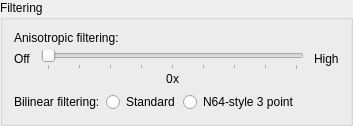
                <widget class="QGroupBox" name="videoFilteringGroupBox">
                 <property name="title">
                  <string>Filtering</string>
                 </property>
                 <layout class="QVBoxLayout" name="verticalLayout_9">
                  <item>
                   <widget class="QFrame" name="anisotropicFrame">
                    <layout class="QVBoxLayout" name="verticalLayout_55">
                     <property name="spacing">
                      <number>5</number>
                     </property>
                     <property name="leftMargin">
                      <number>0</number>
                     </property>
                     <property name="topMargin">
                      <number>0</number>
                     </property>
                     <property name="rightMargin">
                      <number>0</number>
                     </property>
                     <property name="bottomMargin">
                      <number>0</number>
                     </property>
                     <item>
                      <widget class="QLabel" name="anisotropicLabel">
                       <property name="text">
                        <string>Anisotropic filtering:</string>
                       </property>
                      </widget>
                     </item>
                     <item>
                      <layout class="QHBoxLayout" name="horizontalLayout_10">
                       <property name="spacing">
                        <number>10</number>
                       </property>
                       <item>
                        <layout class="QHBoxLayout" name="horizontalLayout_33">
                         <property name="topMargin">
                          <number>2</number>
                         </property>
                         <item alignment="Qt::AlignmentFlag::AlignTop">
                          <widget class="QLabel" name="anisotropicOffLabel">
                           <property name="text">
                            <string>Off</string>
                           </property>
                          </widget>
                         </item>
                        </layout>
                       </item>
                       <item>
                        <layout class="QVBoxLayout" name="verticalLayout_46">
                         <property name="spacing">
                          <number>2</number>
                         </property>
                         <item>
                          <widget class="QSlider" name="anisotropicSlider">
                           <property name="maximum">
                            <number>16</number>
                           </property>
                           <property name="singleStep">
                            <number>2</number>
                           </property>
                           <property name="pageStep">
                            <number>2</number>
                           </property>
                           <property name="orientation">
                            <enum>Qt::Orientation::Horizontal</enum>
                           </property>
                           <property name="invertedAppearance">
                            <bool>false</bool>
                           </property>
                           <property name="invertedControls">
                            <bool>false</bool>
                           </property>
                           <property name="tickPosition">
                            <enum>QSlider::TickPosition::TicksBelow</enum>
                           </property>
                           <property name="tickInterval">
                            <number>2</number>
                           </property>
                          </widget>
                         </item>
                         <item>
                          <layout class="QHBoxLayout" name="horizontalLayout_4">
                           <property name="spacing">
                            <number>0</number>
                           </property>
                           <item>
                            <spacer name="horizontalSpacer_3">
                             <property name="orientation">
                              <enum>Qt::Orientation::Horizontal</enum>
                             </property>
                             <property name="sizeType">
                              <enum>QSizePolicy::Policy::MinimumExpanding</enum>
                             </property>
                             <property name="sizeHint" stdset="0">
                              <size>
                               <width>0</width>
                               <height>0</height>
                              </size>
                             </property>
                            </spacer>
                           </item>
                           <item>
                            <widget class="QLabel" name="anisotropicLabelVal">
                             <property name="sizePolicy">
                              <sizepolicy hsizetype="Fixed" vsizetype="Preferred">
                               <horstretch>0</horstretch>
                               <verstretch>0</verstretch>
                              </sizepolicy>
                             </property>
                             <property name="text">
                              <string notr="true">0</string>
                             </property>
                            </widget>
                           </item>
                           <item>
                            <widget class="QLabel" name="anisotropicXLabel">
                             <property name="sizePolicy">
                              <sizepolicy hsizetype="Fixed" vsizetype="Preferred">
                               <horstretch>0</horstretch>
                               <verstretch>0</verstretch>
                              </sizepolicy>
                             </property>
                             <property name="text">
                              <string notr="true">x</string>
                             </property>
                            </widget>
                           </item>
                           <item>
                            <spacer name="horizontalSpacer_6">
                             <property name="orientation">
                              <enum>Qt::Orientation::Horizontal</enum>
                             </property>
                             <property name="sizeType">
                              <enum>QSizePolicy::Policy::MinimumExpanding</enum>
                             </property>
                             <property name="sizeHint" stdset="0">
                              <size>
                               <width>0</width>
                               <height>0</height>
                              </size>
                             </property>
                            </spacer>
                           </item>
                          </layout>
                         </item>
                        </layout>
                       </item>
                       <item>
                        <layout class="QHBoxLayout" name="horizontalLayout_34">
                         <property name="topMargin">
                          <number>2</number>
                         </property>
                         <item alignment="Qt::AlignmentFlag::AlignTop">
                          <widget class="QLabel" name="anisotropicHighLabel">
                           <property name="text">
                            <string extracomment="The highest of a set of numbers">High</string>
                           </property>
                          </widget>
                         </item>
                        </layout>
                       </item>
                      </layout>
                     </item>
                    </layout>
                   </widget>
                  </item>
                  <item>
                   <widget class="QFrame" name="blnrFrame">
                    <property name="toolTip">
                     <string>&lt;html&gt;&lt;head/&gt;&lt;body&gt;&lt;p&gt;&lt;span style=&quot; font-weight:600;&quot;&gt;Bilinear filtering&lt;/span&gt;: Textures will use standard PC-style bilinear filtering.&lt;/p&gt;&lt;p&gt;&lt;span style=&quot; font-weight:600;&quot;&gt;N64-style 3 point&lt;/span&gt;: Textures will be filtered more like the N64. The result is less smooth but more accurate.&lt;/p&gt;&lt;/body&gt;&lt;/html&gt;</string>
                    </property>
                    <layout class="QHBoxLayout" name="horizontalLayout_13">
                     <property name="spacing">
                      <number>3</number>
                     </property>
                     <property name="leftMargin">
                      <number>0</number>
                     </property>
                     <property name="topMargin">
                      <number>0</number>
                     </property>
                     <property name="rightMargin">
                      <number>0</number>
                     </property>
                     <property name="bottomMargin">
                      <number>0</number>
                     </property>
                     <item>
                      <layout class="QVBoxLayout" name="verticalLayout_21">
                       <property name="rightMargin">
                        <number>3</number>
                       </property>
                       <property name="bottomMargin">
                        <number>1</number>
                       </property>
                       <item>
                        <widget class="QLabel" name="textureBlnr3PointLabel">
                         <property name="text">
                          <string>Bilinear filtering:</string>
                         </property>
                        </widget>
                       </item>
                      </layout>
                     </item>
                     <item>
                      <widget class="QRadioButton" name="blnrStandardRadioButton">
                       <property name="text">
                        <string>Standard</string>
                       </property>
                      </widget>
                     </item>
                     <item>
                      <widget class="QRadioButton" name="blnr3PointRadioButton">
                       <property name="text">
                        <string extracomment="3 point bilinear filtering as used by the Nintendo 64.">N64-style 3 point</string>
                       </property>
                      </widget>
                     </item>
                     <item>
                      <spacer name="horizontalSpacer_9">
                       <property name="orientation">
                        <enum>Qt::Orientation::Horizontal</enum>
                       </property>
                       <property name="sizeHint" stdset="0">
                        <size>
                         <width>40</width>
                         <height>20</height>
                        </size>
                       </property>
                      </spacer>
                     </item>
                    </layout>
                   </widget>
                  </item>
                 </layout>
                </widget>
